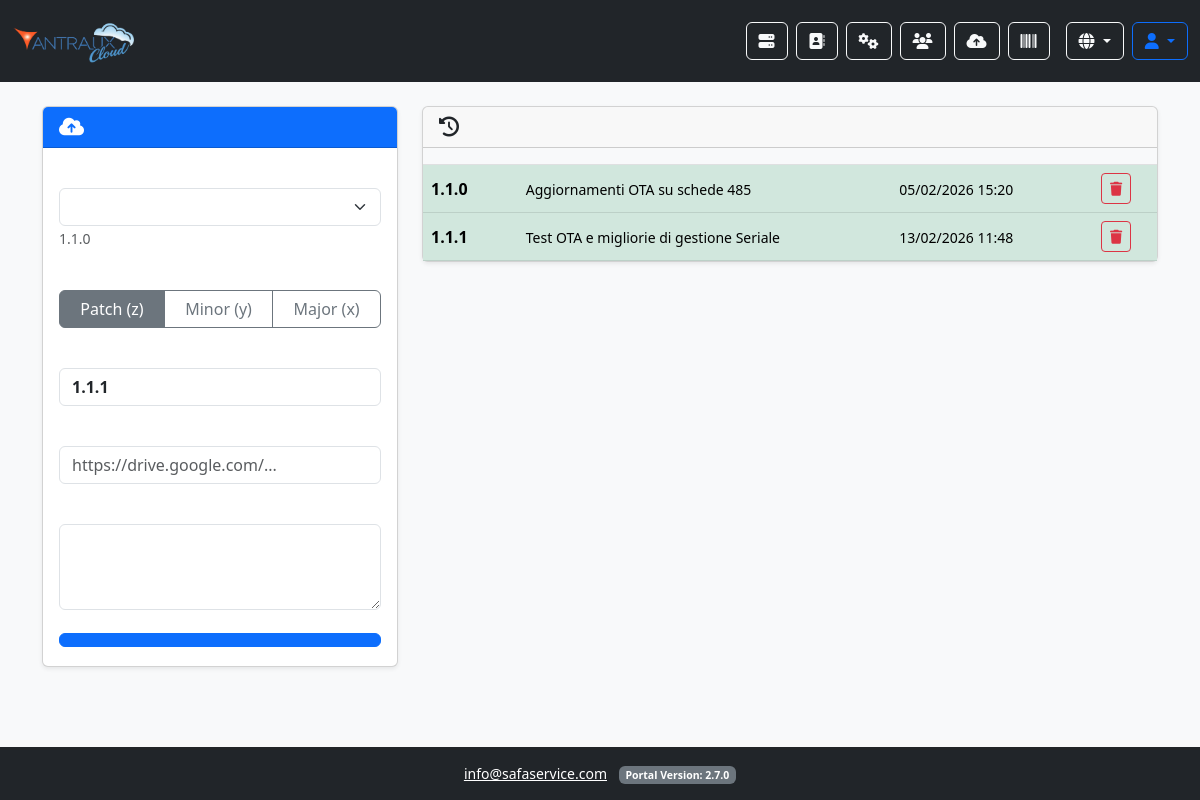
Page /WebSiteComunicazione/firmware.php (signed in) on the committed database.
### tables this page shows
CREATE TABLE `firmware_releases` (
  `id` int(11) NOT NULL,
  `device_type` enum('master','slave_pressure','slave_relay') NOT NULL,
  `version` varchar(32) NOT NULL,
  `download_url` text NOT NULL,
  `description` text DEFAULT NULL,
  `is_active` tinyint(1) DEFAULT 0,
  `created_at` timestamp NULL DEFAULT current_timestamp(),
  `creator_id` int(11) DEFAULT NULL
);

### WebSiteComunicazione/firmware.php (the view, shortened to what this page needs)
<?php
require 'config.php';
require 'lang.php';
$firmwares = [];
try {
    $stmtList = $pdo->query("SELECT f.*, u.email as creator_email FROM firmware_releases f LEFT JOIN users u ON f.creator_id = u.id ORDER BY f.device_type, f.id DESC");
    $firmwares = $stmtList->fetchAll();
} catch (PDOException $e) {
    $message = "Errore critico: Impossibile leggere dal database. Assicurati di aver creato la tabella 'firmware_releases'. <br>Dettagli: " . $e->getMessage();
    $message_type = 'danger';
}
?>
<!DOCTYPE html>
<html lang="<?php echo $_SESSION['lang']; ?>">
<head>
    <link href="https://cdn.jsdelivr.net/npm/bootstrap@5.3.0/dist/css/bootstrap.min.css" rel="stylesheet">
    <link rel="stylesheet" href="https://cdnjs.cloudflare.com/ajax/libs/font-awesome/6.4.0/css/all.min.css">
    <link rel="stylesheet" href="https://cdn.jsdelivr.net/gh/lipis/flag-icons@6/css/flag-icons.min.css"/>
</head>
<body class="d-flex flex-column min-vh-100 bg-light">
<?php require 'navbar.php'; ?>
<div class="container mt-4 flex-grow-1">
    <div class="row">
        <div class="col-md-4">
            <div class="card shadow-sm mb-4">
                <div class="card-header bg-primary text-white">
                    <h5 class="mb-0"><i class="fas fa-cloud-upload-alt"></i> <?php echo $lang['fw_new_release']; ?></h5>
                </div>
                <div class="card-body">
                    <form method="POST">
                        <div class="mb-3">
                            <select name="device_type" id="deviceType" class="form-select" onchange="updateVersionSuggestion()">
                                <option value="master"><?php echo $lang['fw_target_master']; ?></option>
                                <option value="slave_pressure"><?php echo $lang['fw_target_slave_p']; ?></option>
                            </select>
                            <small class="text-muted"><?php echo $lang['fw_last_ver']; ?> <span id="lastVerDisplay">...</span></small>
                        </div>
                        <div class="mb-3">
                            <div class="btn-group w-100" role="group">
                                <label class="btn btn-outline-secondary" for="typePatch">Patch (z)</label>
                                <label class="btn btn-outline-secondary" for="typeMinor">Minor (y)</label>
                                <label class="btn btn-outline-secondary" for="typeMajor">Major (x)</label>
                            </div>
                        </div>
                        <div class="mb-3">
                            <input type="text" name="version_number" id="versionInput" class="form-control fw-bold" required>
                        </div>
                        <div class="mb-3">
                            <input type="url" name="drive_link" class="form-control" placeholder="https://drive.google.com/..." required>
                        </div>
                        <div class="mb-3">
                            <textarea name="description" class="form-control" rows="3" placeholder="<?php echo $lang['fw_notes_placeholder']; ?>"></textarea>
                        </div>
                        <button type="submit" class="btn btn-primary w-100"><?php echo $lang['fw_btn_register']; ?></button>
                    </form>
                </div>
            </div>
        </div>
        <div class="col-md-8">
            <div class="card shadow-sm">
                <div class="card-header">
                    <h5 class="mb-0"><i class="fas fa-history"></i> <?php echo $lang['fw_history_title']; ?></h5>
                </div>
                <div class="card-body p-0">
                    <div class="table-responsive">
                        <table class="table table-hover mb-0 align-middle">
                            <thead class="table-light">
                                <tr>
                                    <th><?php echo $lang['fw_col_ver']; ?></th>
                                    <th><?php echo $lang['fw_col_type']; ?></th>
                                    <th><?php echo $lang['fw_col_notes']; ?></th>
                                    <th><?php echo $lang['fw_col_date']; ?></th>
                                    <th><?php echo $lang['fw_col_status']; ?></th>
                                    <th><?php echo $lang['fw_col_actions']; ?></th>
                                </tr>
                            </thead>
                            <tbody>
                                <?php foreach ($firmwares as $fw): ?>
                                    <tr class="<?php echo $fw['is_active'] ? 'table-success' : ''; ?>">
                                        <td><strong><?php echo htmlspecialchars($fw['version']); ?></strong></td>
                                        <td>
                                        </td>
                                        <td><small><?php echo htmlspecialchars($fw['description']); ?></small></td>
                                        <td><small><?php echo date('d/m/Y H:i', strtotime($fw['created_at'])); ?></small></td>
                                        <td>
                                        </td>
                                        <td>
                                            <form method="POST" class="d-inline">
                                                <button type="submit" name="action" value="delete_firmware" class="btn btn-sm btn-outline-danger" onclick="return confirm('<?php echo $lang['fw_delete_confirm']; ?>');">
                                                    <i class="fas fa-trash"></i>
                                                </button>
                                            </form>
                                        </td>
                                    </tr>
                                <?php endforeach; ?>
                            </tbody>
                        </table>
                    </div>
                </div>
            </div>
        </div>
    </div>
</div>
<?php require 'footer.php'; ?>
</body>
</html>

### WebSiteComunicazione/navbar.php (shortened to what this page needs)
<nav class="navbar navbar-expand-lg navbar-dark bg-dark">
  <div class="container-fluid">
    <a class="navbar-brand" href="index.php">
        <img src="assets/img/AntraluxCloud.png" height="55" alt="Antralux Cloud" class="d-inline-block align-text-top">
    </a>
    <div class="d-flex align-items-center">
        <a href="index.php" class="btn btn-outline-light me-2"><i class="fas fa-server"></i> <?php echo $lang['navbar_dashboard']; ?></a>
        <?php if ($_SESSION['user_role'] !== 'client'): ?>
            <a href="contacts.php" class="btn btn-outline-light me-2"><i class="fas fa-address-book"></i> <?php echo $lang['navbar_address_book']; ?></a>
        <?php endif; ?>
        <a href="settings.php" class="btn btn-outline-light me-2"><i class="fas fa-cogs"></i> <?php echo $lang['navbar_plant_management']; ?></a>
        <?php if ($_SESSION['user_role'] === 'admin'): ?>
            <a href="users.php" class="btn btn-outline-light me-2"><i class="fas fa-users"></i> <?php echo $lang['navbar_user_management']; ?></a>
        <?php endif; ?>
        <?php if ($_SESSION['user_role'] === 'admin' || $_SESSION['user_role'] === 'builder'): ?>
            <a href="firmware.php" class="btn btn-outline-light me-2"><i class="fas fa-cloud-upload-alt"></i> <?php echo $lang['navbar_firmware_management']; ?></a>
        <?php endif; ?>
        <?php if ($_SESSION['user_role'] === 'admin' || $_SESSION['user_role'] === 'builder' || $_SESSION['user_role'] === 'maintainer'): ?>
            <a href="serials.php" class="btn btn-outline-light me-2"><i class="fas fa-barcode"></i> <?php echo $lang['navbar_serial_management']; ?></a>
        <?php endif; ?>
        <div class="dropdown">
            <a href="#" class="btn btn-outline-light ms-2 dropdown-toggle" role="button" id="dropdownLang" data-bs-toggle="dropdown" aria-expanded="false" title="<?php echo $lang['navbar_language']; ?>">
                <i class="fas fa-globe"></i>
            </a>
        </div>
        <div class="dropdown">
            <a href="#" class="btn btn-outline-primary ms-2 dropdown-toggle" role="button" id="dropdownUser" data-bs-toggle="dropdown" aria-expanded="false" title="<?php echo $lang['navbar_user_profile']; ?>">
                <i class="fas fa-user"></i>
            </a>
        </div>
    </div>
  </div>
</nav>

### WebSiteComunicazione/footer.php (shortened to what this page needs)
<?php
$portalVersion = defined('ANTRALUX_PORTAL_VERSION') ? ANTRALUX_PORTAL_VERSION : 'n/a';
?>
<footer class="bg-dark text-white text-center py-3 mt-auto">
    <div class="container">
        <p class="mb-0 small">
            <a href="contact_form.php" class="text-white">info@safaservice.com</a>
            <span class="badge bg-secondary ms-2">
                <?php echo ($lang['footer_portal_version'] ?? 'Portal Version'); ?>: <?php echo htmlspecialchars($portalVersion); ?>
            </span>
        </p>
    </div>
</footer>

### rows in the picture
firmware_releases: version "1.1.0", description "Aggiornamenti OTA su schede 485", created_at "05/02/2026 15:20"
firmware_releases: version "1.1.1", description "Test OTA e migliorie di gestione Seriale", created_at "13/02/2026 11:48"

### other values in the picture
$lang['footer_portal_version'] "Portal Version"
$portalVersion "2.7.0"
